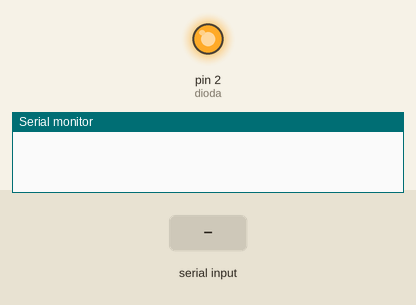
Simulated run of this sketch. Board: Arduino Uno, built with avr-gcc and run on an emulated ATmega328P. Parts: output pins drawn as LEDs (lit = HIGH), the last lines printed to the serial monitor. Dashed ring = blinking. The inputs (shaded band) are chosen by the test bench.

Above: at 0.75 s.
At 1.2 s:
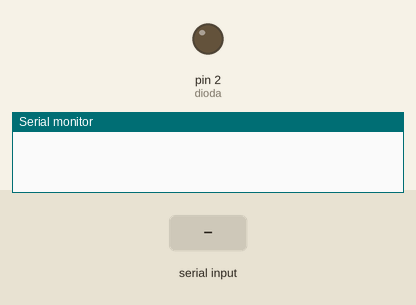
1.3 s: "1" received over Serial
At 2.55 s:
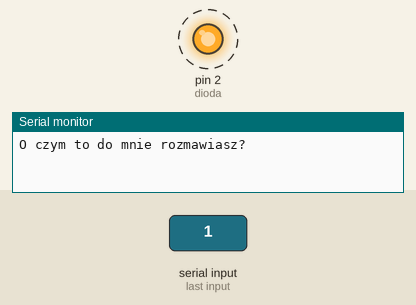
Timing chart, 0 to 9.8 s (numbered marks = the images above; inputs shaded):
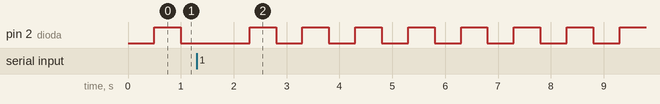

The sketch:

light_LED_bez_delay.ino
```cpp
struct{
  int okres_wlaczenia;
  int okres_wylaczenia;
  int czas_ostatniej_zmiany;
  int stan;
} dioda;

int incomingByte = 0; // for incoming serial data

void setup() {

  // put your setup code here, to run once:
  dioda.okres_wlaczenia = 500;
  dioda.okres_wylaczenia = 500;
  dioda.stan = LOW;
  dioda.czas_ostatniej_zmiany = millis(); //millis zwraca liczbę milisekund od włączenia arduino
  Serial.begin(9600); //open serial port set up for 9600 baud

  pinMode(2,OUTPUT); //dioda
  pinMode(3,OUTPUT); //lcd
  pinMode(4,INPUT); //temp sensor

}

void obsluga_diody(){
  int uplynelo = millis() - dioda.czas_ostatniej_zmiany;
  if ((uplynelo >= dioda.okres_wylaczenia) && dioda.stan == LOW){
    dioda.stan=HIGH;
    dioda.czas_ostatniej_zmiany=millis();
    digitalWrite(2,dioda.stan);
  }
  else if ((uplynelo >= dioda.okres_wlaczenia) && dioda.stan == HIGH){
    dioda.stan=LOW;
    dioda.czas_ostatniej_zmiany=millis();
    digitalWrite(2,dioda.stan);
  }

}

void loop() {
  // put your main code here, to run repeatedly:
  obsluga_diody();
  String history;
  String to_tok;
  int flashrate;

  if (Serial.available()){
    String intxt = Serial.readString();
//    to_tok = intxt;
//    if (strtok(to_tok," ")=="dioda"){ // NEED TO USE METHOD SUBSTRING
//      flashrate=toInt(strtok(NULL," "));
//      Serial.print("flashrate = \n");
//    }

    if (intxt == "info\n"){
      Serial.print("(C) 2020 Elektromobilnosc.\n");
      history+=intxt;
    }
    else if (intxt == "lcd\n"){
      Serial.print("dioda zaraz zablysnie.\n");
      history+=intxt;
    }
    else if (intxt == "menu\n"){
      Serial.print(history);
      //history+=intxt;
    }
//    else if(intxt == "
//    else if (intxt == "temp C\n"){
//      int temp = digitalRead(4);
//      Serial.print("temp = %d\n",temp);
//    }
    else
      Serial.print("O czym to do mnie rozmawiasz?\n");
  }
}
```

Measured:
- by itself, pin 2 (dioda): alternates HIGH for 0.50 s and LOW for 0.50 s
